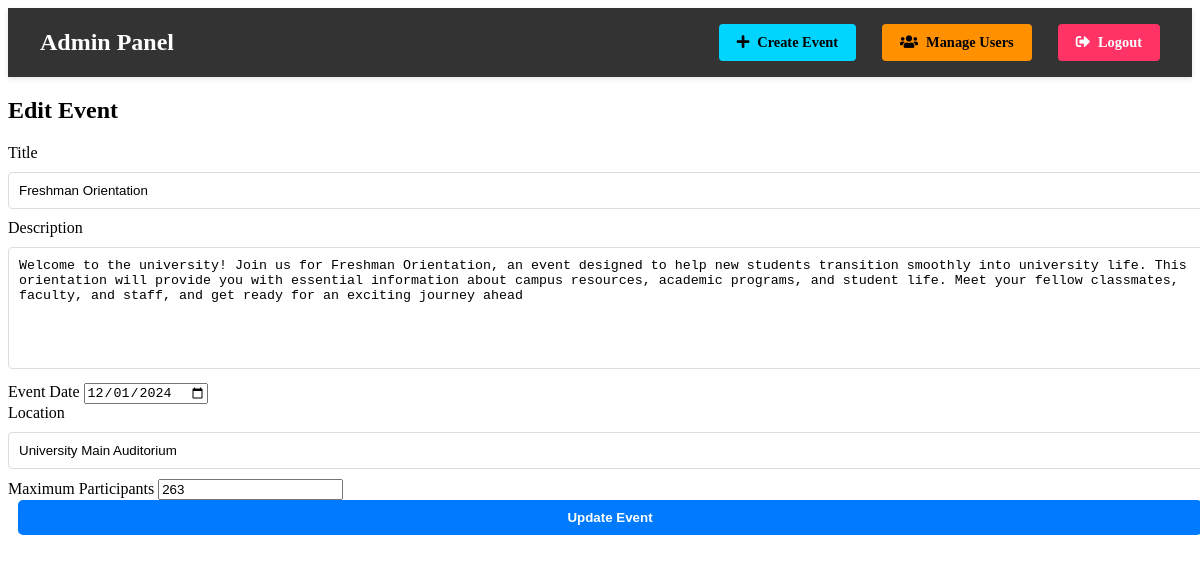
The app's page /admin/edit_event.php?id=5 (signed in) with its own data.
### tables this page shows
CREATE TABLE `events` (
  `id` int(11) NOT NULL,
  `title` varchar(255) NOT NULL,
  `description` text NOT NULL,
  `event_date` date NOT NULL,
  `location` varchar(255) NOT NULL,
  `max_participants` int(11) NOT NULL,
  `created_by` int(11) NOT NULL,
  `created_at` timestamp NOT NULL DEFAULT current_timestamp(),
  `updated_at` timestamp NOT NULL DEFAULT current_timestamp() ON UPDATE current_timestamp()
);

### admin/edit_event.php (the view, shortened to what this page needs)
<?php
require_once '../includes/config.php';
$event_id = $_GET['id'] ?? 0;
if ($_SERVER['REQUEST_METHOD'] == 'POST') {
    $title = $_POST['title'];
    $description = $_POST['description'];
    $event_date = $_POST['event_date'];
    $location = $_POST['location'];
    $max_participants = $_POST['max_participants'];
    $query = "UPDATE events SET title = ?, description = ?, event_date = ?, location = ?, max_participants = ? WHERE id = ?";
    $stmt = mysqli_prepare($conn, $query);
    mysqli_stmt_bind_param($stmt, "ssssii", $title, $description, $event_date, $location, $max_participants, $event_id);
    if (mysqli_stmt_execute($stmt)) {
        header('Location: dashboard.php');
        exit();
    } else {
        $error = "Failed to update event.";
    }
} else {
    $query = "SELECT title, description, event_date, location, max_participants FROM events WHERE id = ?";
    $stmt = mysqli_prepare($conn, $query);
    mysqli_stmt_bind_param($stmt, "i", $event_id);
    mysqli_stmt_execute($stmt);
    $event = mysqli_stmt_get_result($stmt)->fetch_assoc();
}
?>
<!DOCTYPE html>
<html>
<head>
    <link rel="stylesheet" href="../assets/css/style.css">
</head>
<body>
    <?php include 'admin_nav.php'; ?>
    <div class="container">
        <h2>Edit Event</h2>
        <form method="POST">
            <div class="form-group">
                <label for="title">Title</label>
                <input type="text" name="title" value="<?php echo htmlspecialchars($event['title']); ?>" required>
            </div>
            <div class="form-group">
                <label for="description">Description</label>
                <textarea name="description" required><?php echo htmlspecialchars($event['description']); ?></textarea>
            </div>
            <div class="form-group">
                <label for="event_date">Event Date</label>
                <input type="date" name="event_date" value="<?php echo $event['event_date']; ?>" required>
            </div>
            <div class="form-group">
                <label for="location">Location</label>
                <input type="text" name="location" value="<?php echo htmlspecialchars($event['location']); ?>" required>
            </div>
            <div class="form-group">
                <label for="max_participants">Maximum Participants</label>
                <input type="number" name="max_participants" value="<?php echo $event['max_participants']; ?>" required>
            </div>
            <button type="submit" class="btn btn-primary">Update Event</button>
        </form>
    </div>
</body>
</html>

### assets/css/style.css (style rules this page uses)
.btn { padding: 8px 20px; border-radius: 5px; text-decoration: none; font-weight: 600; transition: all 0.3s ease; margin-left: 10px; }
.btn-primary { background-color: #007bff; color: white; border: 2px solid #007bff; }
input[type="email"], input[type="password"], input[type="text"] { width: 100%; padding: 10px; margin: 10px 0; border: 1px solid #ddd; border-radius: 4px; }
button { width: 100%; padding: 10px; background: #007bff; color: white; border: none; border-radius: 4px; cursor: pointer; }
textarea { width: 100%; min-height: 100px; padding: 10px; margin: 10px 0; border: 1px solid #ddd; border-radius: 4px; resize: vertical; }

### records on screen
events: title "Freshman Orientation", description "Welcome to the university! Join us for Freshman Orientation, an event designed to help new students transition smoothly into university life. This orientation will provide you with essential information about campus resources, academic programs, and student life. Meet your fellow classmates, faculty, and staff, and get ready for an exciting journey ahead", event_date "12/01/2024", location "University Main Auditorium", max_participants "263"
